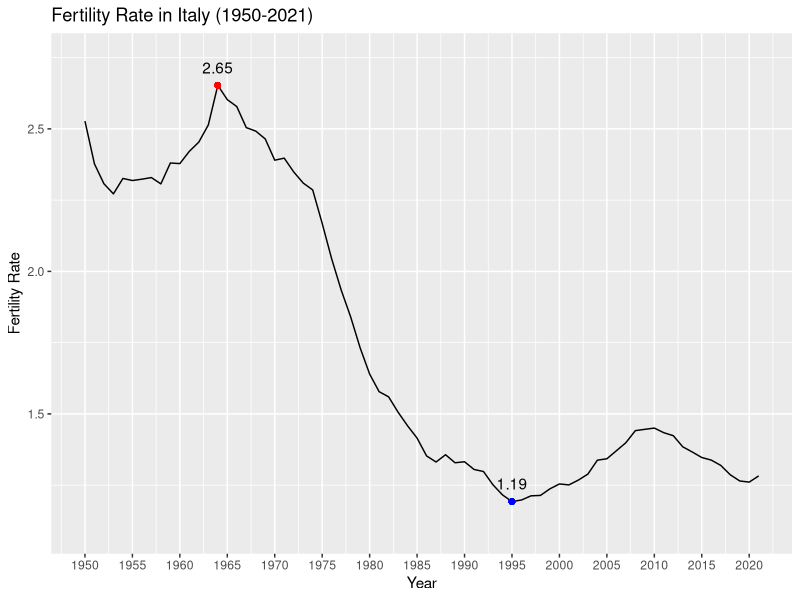
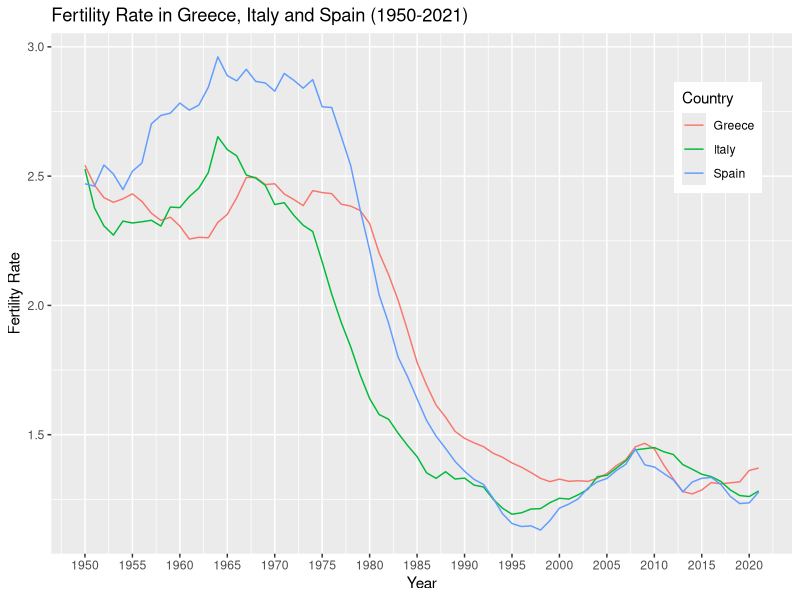
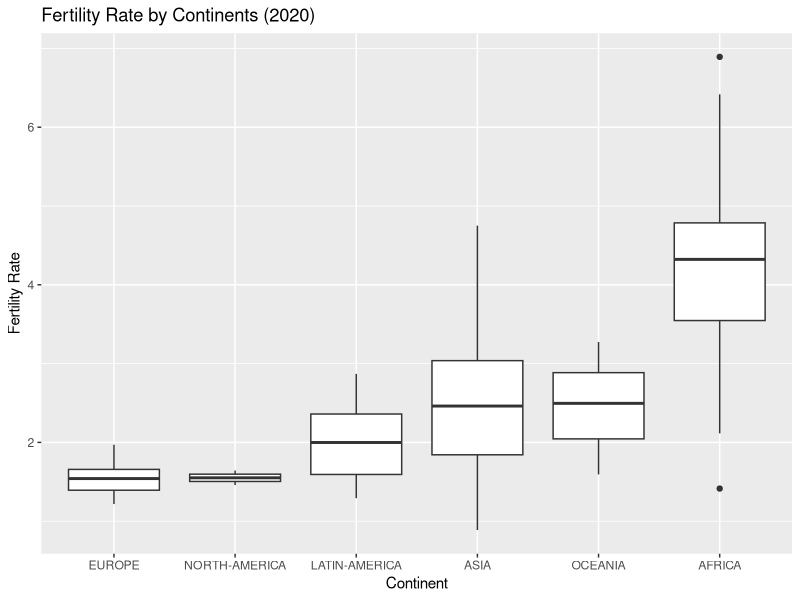
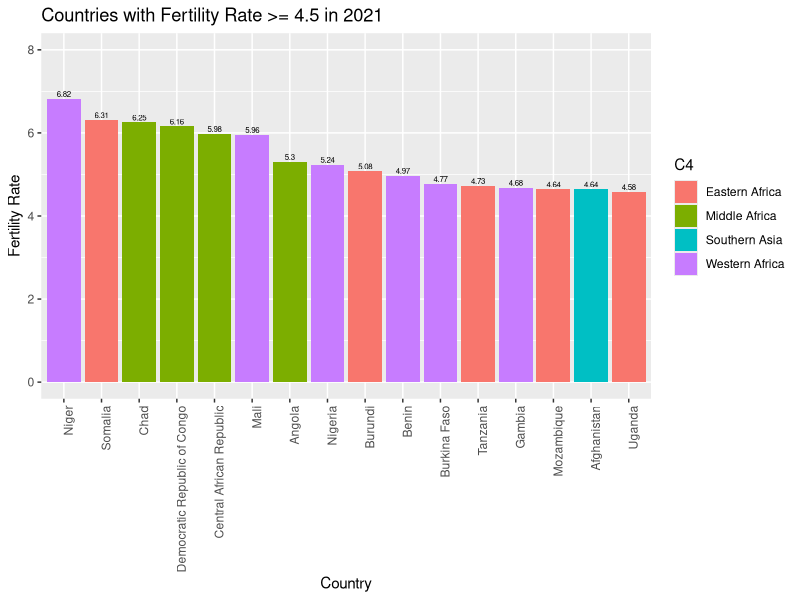
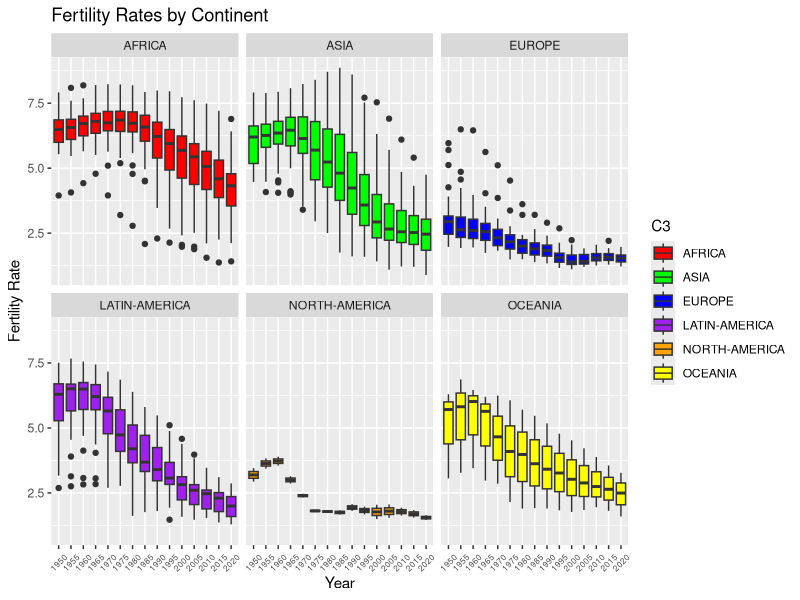
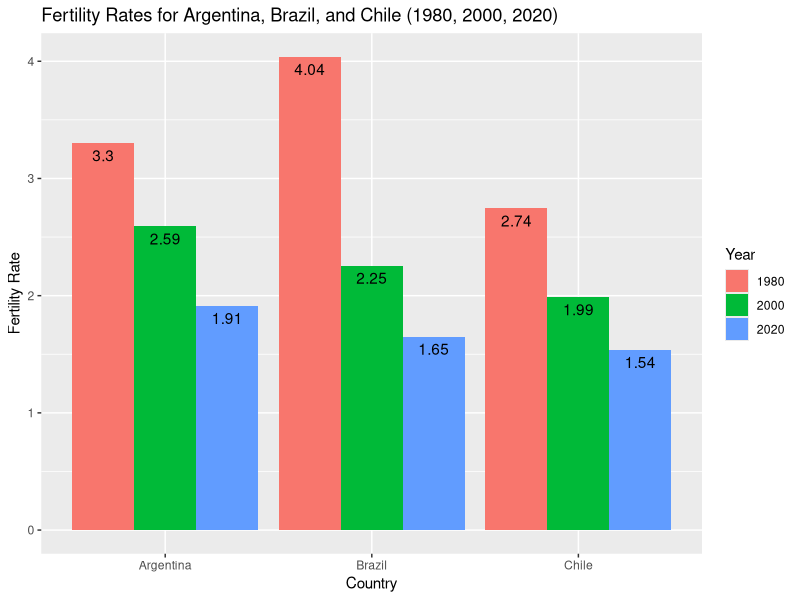
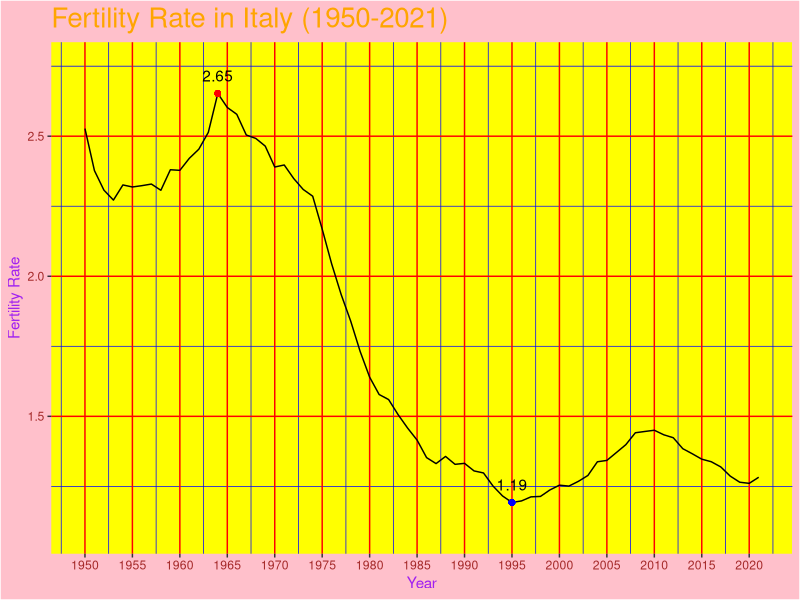
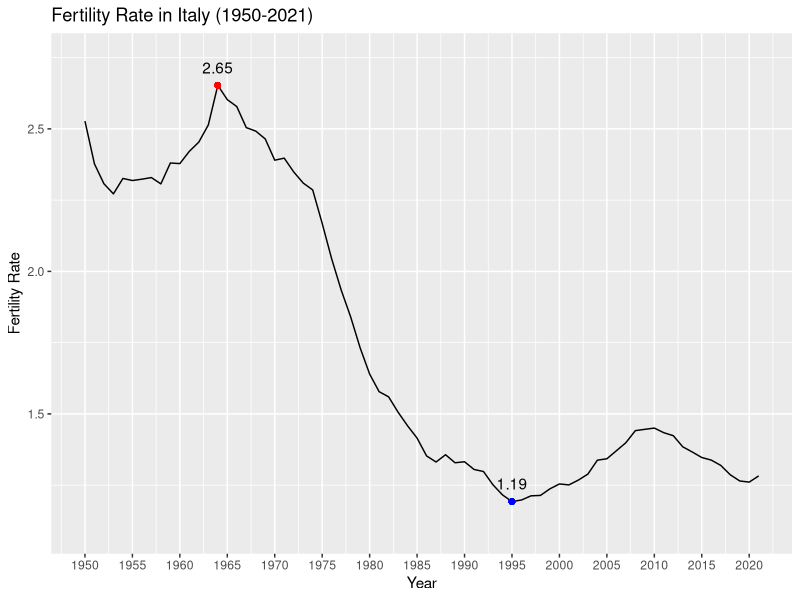

Recreate these plots in R, in order.
## ---- chunk 1
ass3 <- read.csv("fertility.csv")
## ---- chunk 2
library(ggplot2)

italy_data <- subset(ass3, Entity == "Italy" & Year >= 1950 & Year <= 2021)

max_fr <- max(italy_data$FR)
min_fr <- min(italy_data$FR)
max_year <- italy_data$Year[which.max(italy_data$FR)]
min_year <- italy_data$Year[which.min(italy_data$FR)]

p1 <- ggplot(italy_data, aes(x = Year, y = FR)) +
  geom_line() +
  geom_point(aes(x = max_year, y = max_fr), color = "red") +
  geom_point(aes(x = min_year, y = min_fr), color = "blue") +
  annotate("text", x = max_year, y = max_fr, label = round(max_fr, 2), vjust = -1) +
  annotate("text", x = min_year, y = min_fr, label = round(min_fr, 2), vjust = -1) +
  scale_x_continuous(breaks = seq(1950, 2021, by = 5)) + 
  ylim(min_fr - 0.1, max_fr + 0.1) +
  ggtitle("Fertility Rate in Italy (1950-2021)") +
  xlab("Year") +
  ylab("Fertility Rate")

ggsave("plot1.png", plot = p1)

print(p1)
## ---- chunk 3
countries_data <- subset(ass3, Entity %in% c("Italy", "Spain", "Greece") & Year >= 1950 & Year <= 2021)

p2 <- ggplot(countries_data, aes(x = Year, y = FR, color = Entity)) +
  geom_line() +
  theme(legend.position = c(0.9, 0.8)) +
  labs(color = "Country") +
  ggtitle("Fertility Rate in Greece, Italy and Spain (1950-2021)") +
  scale_x_continuous(breaks = seq(1950, 2021, by = 5)) +
  xlab("Year") +
  ylab("Fertility Rate")

ggsave("plot2.png", plot = p2)

print(p2)
## ---- chunk 4
library(dplyr)
library(forcats)

data_2020 <- subset(ass3, Year == 2020)

p3 <- ggplot(data_2020, aes(x = fct_reorder(C3, FR, .fun = median), y = FR)) +
  geom_boxplot() +
  ggtitle("Fertility Rate by Continents (2020)") +
  xlab("Continent") +
  ylab("Fertility Rate")

ggsave("plot3.png", plot = p3)

print(p3)
## ---- chunk 5
data_2021_high_fr <- subset(ass3, Year == 2021 & FR >= 4.5)

p4 <- ggplot(data_2021_high_fr, aes(x = reorder(Entity, -FR), y = FR, fill = C4)) +
  geom_bar(stat = "identity") +
  geom_text(aes(label = round(FR, 2)), vjust = -0.3, size = 2) +
  ggtitle("Countries with Fertility Rate >= 4.5 in 2021") +
  xlab("Country") +
  ylab("Fertility Rate") +
  ylim(0, 8) +
  theme(axis.text.x = element_text(angle = 90, hjust = 1))

ggsave("plot4.png", plot = p4)

print(p4)
## ---- chunk 6
years_ending_in_0_or_5 <- subset(ass3, Year %% 5 == 0)

p5 <- ggplot(years_ending_in_0_or_5, aes(x = factor(Year), y = FR, fill = C3)) +
  geom_boxplot() +
  facet_wrap(~ C3) +
  ggtitle("Fertility Rates by Continent") +
  xlab("Year") +
  ylab("Fertility Rate") +
  theme(
    axis.text.x = element_text(angle = 45, vjust = 0.5, size = 6),
  ) +
  scale_fill_manual(values = c("red", "green", "blue", "purple", "orange", "yellow"))

ggsave("plot5.png", plot = p5, width = 12, height = 6)

print(p5)
## ---- chunk 7
selected_years <- subset(ass3, Entity %in% c("Argentina", "Brazil", "Chile") & Year %in% c(1980, 2000, 2020))

p6 <- ggplot(selected_years, aes(x = Entity, y = FR, fill = factor(Year))) +
  geom_bar(stat = "identity", position = "dodge") +
  geom_text(aes(label = round(FR, 2)), position = position_dodge(width = 0.9), vjust = 1.5) +
  ggtitle("Fertility Rates for Argentina, Brazil, and Chile (1980, 2000, 2020)") +
  xlab("Country") +
  ylab("Fertility Rate") +
  labs(fill = "Year")

ggsave("plot6.png", plot = p6)

print(p6)
## ---- chunk 8
ugly_theme <- theme(
  panel.background = element_rect(fill = "yellow"),
  plot.background = element_rect(fill = "pink"),
  legend.background = element_rect(fill = "green"),
  panel.grid.major = element_line(color = "red"),
  panel.grid.minor = element_line(color = "blue"),
  axis.text = element_text(color = "brown"),
  axis.title = element_text(color = "purple"),
  plot.title = element_text(color = "orange", size = 20)
)

p7 <- p1 + ugly_theme

ggsave("plot7.png", plot = p7)

print(p7)
